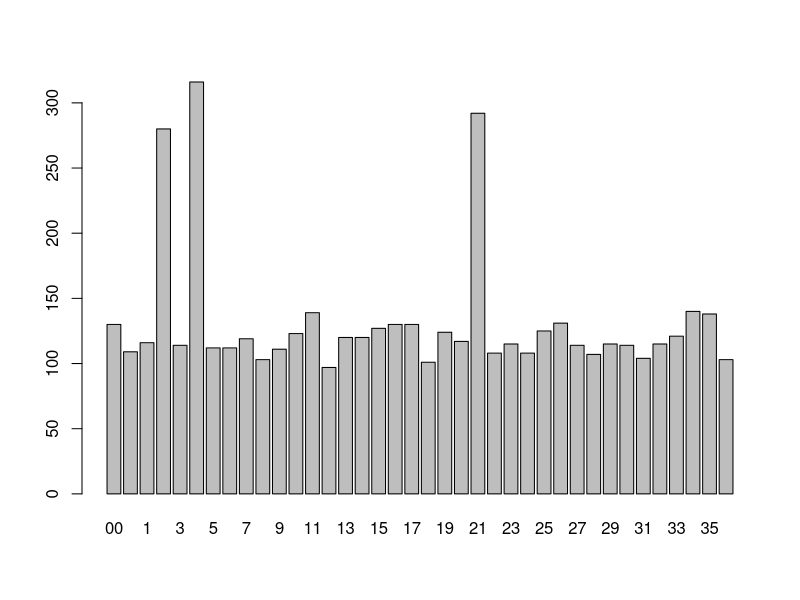
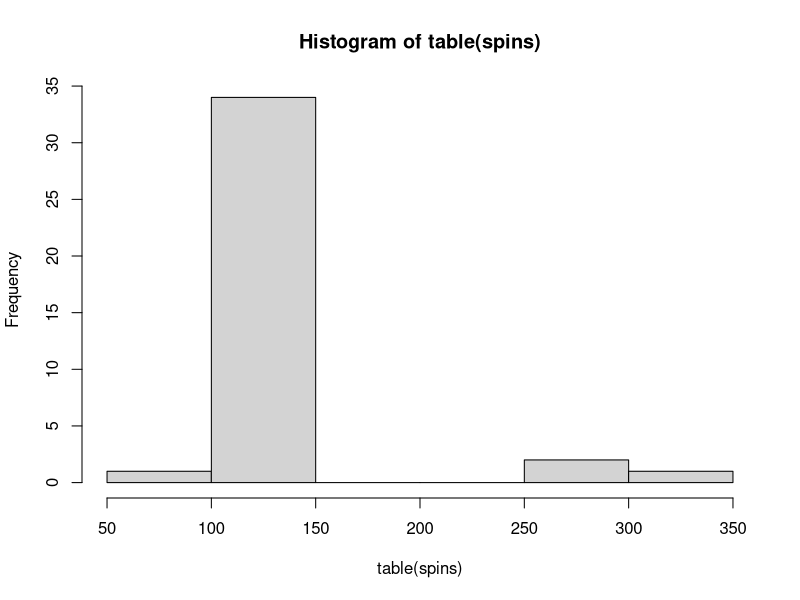
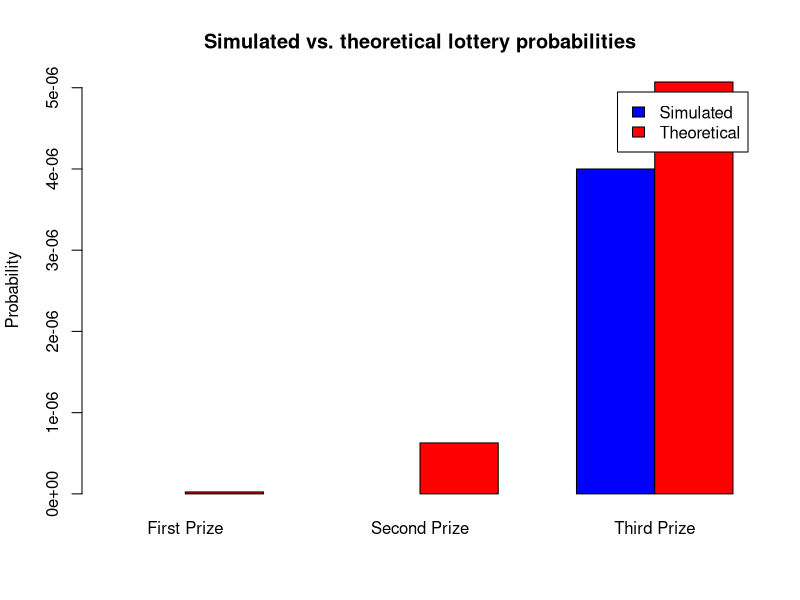

The R script that drew these images, in order:
#Stat80A Final
#Darren Ung, Phoebe Mason, Andrew Byi

# ```{r setup, include=FALSE}
# knitr::opts_chunk$set(echo = TRUE)
# ```
# 
# # Making figures the right size
# 
# If you try to plot something directly, you might get something that looks 
# not quite right (longer or shorter in one dimension than it should be):
# 
# ```{r}
# plot(1:9, 1:9)
# ```
# 
# To change the size and shape manually, follow these steps:
#   
#   First, click the gear icon (next to "Knit") and then click "Chunk Output in 
# Console". (Do this now.) Now, plots will appear in the "Plots" window in 
# RStudio.
# 
# ```{r}
# plot(1:9, 1:9)
# ```
# 
# Now, you can click and drag the border between this window (the file you are 
#                                                             editing) and the "Plots" window until the shape and size of the plot looks 
# good.
# 
# Once the plot looks good, go to the Console and type `dev.size()`, and hit 
# Enter. You'll get two numbers output; let's call them x and y. Insert a chunk 
# and where it says {r}, instead write 
# 
# {r, fig.dim = 2 * c(x, y), fig.align = 'center'}
# 
# (but instead of x and y, put the actual numbers output by `dev.size()`). It's 
# fine to round the numbers to the nearest tenth (one decimal place). The chunk 
# should now look like this:
# 
# ```{r, fig.dim = 2 * c(3.2, 3.4), fig.align='center'}
# plot(1:9, 1:9)
# ```
# 
# The two numbers 3.2 and 3.4 might be different for you; it depends on your 
# computer. Everything else should be the same.

# Problem 1 Hint

# 38 pockets
# 
# each has probability 1/38
# 
# I want to bias one pocket (00) by adding 0.07 probability to it.
# 
# ```{r}
pockets <- c("00", 0:36)
pockets
biased_pockets <- c(2, 4, 21)
biased_prob <- 0.028

#this is to find probability of unbiased pockets after applying the biased ones
remaining_prob <- 1 - 3/38 - (biased_prob * 3)
remaining_prob
prob_each <- remaining_prob / 35 # evenly distribute the remaining probability over the other pockets
prob_each
probs <- ifelse(pockets %in% biased_pockets, 1/38 + biased_prob, prob_each)
#probs <- c(1/38 + 0.028, 1/38 + 0.028, 1/38 + 0.028, rep(prob_each, 35)) # put all those probabilities into the same vector
probs
sum(probs) # check that the probabilities still sum to 1

# you'll have to modify this when more than one pocket is biased
# ```
# 
# ```{r}
# sample like in previous homeworks
num_sims = 5000
spins <- sample(pockets, size = num_sims, replace = TRUE, prob = probs)
spins <- factor(spins, levels = c("00", 0:36)) # sorts the plot labels from 00 to 36 

# table gets the frequencies
# barplot makes the plot
barplot(table(spins))
hist(table(spins))
# ```






# Problem 2
# 
# For each lottery draw, randomly select 5 numbers from the range 1 to 47 and a Mega number from the range 1 to 27.
# 
# ```{r}
# for one day
set.seed(123)
# generate winning numbers of a single draw
winning_5_numbers <- sample(1:47, 5)
winning_mega_number <- sample(1:27, 1)

# simulate 500,000 lottery draws
prizes <- character(500000)
for(i in 1:500000) {
  player_5_numbers <- sample(1:47, 5)
  player_mega_number <- sample(1:27, 1)
  
  # match 5 numbers between win and player lottery
  matches_5 <- sum(player_5_numbers %in% winning_5_numbers)
  match_mega <- player_mega_number == winning_mega_number
  
  # issue out prizes
  if(matches_5 == 5 && match_mega) {
    prizes[i] <- "first prize"
  } else if(matches_5 == 5 && !match_mega) {
    prizes[i] <- "second prize"
  } else if(matches_5 == 4 && match_mega) {
    prizes[i] <- "third prize"
  } else {
    prizes[i] <- "no prize"
  }
}

# calculate prize occurrence
prize_counts <- table(prizes)
print(prize_counts)

# calculate simulated probabilities
simulated_probabilities <- prize_counts / 500000
print(simulated_probabilities)

# calculate theoretical/analytic probabilities

# total combos: C(47, 5) * 27 -- essentially the first prize already
first_prize_theoretical <- 1 / (choose(47, 5) * 27)
# second prize: C(47,5) ways to choose 5 numbers correctly, 26/27 ways to choose Mega incorrectly
second_prize_theoretical <- 1 / (choose(47, 5)) * (26 / 27)
# third prize: ways to match 4 out of 5: C(5,4) * C(42,1) = 5 * 42 = 210
# Probability = [C(5,4) * C(42,1)] / [C(47,5)] * (1/27)
third_prize_theoretical <- (choose(5, 4) * choose(42, 1)) / choose(47, 5) * (1 / 27)

# print theoretical probabilities
cat("Theoretical probabilities:\n")
cat("First prize:", first_prize_theoretical, "\n")
cat("Second prize:", second_prize_theoretical, "\n")
cat("Third prize:", third_prize_theoretical, "\n")

# compare simulated and theoretical probabilities
comparison <- data.frame(
  Prize = c("First Prize", "Second Prize", "Third Prize"),
  Simulated = c(
    simulated_probabilities["first prize"], 
    simulated_probabilities["second prize"], 
    simulated_probabilities["third prize"]
  ),
  Theoretical = c(
    first_prize_theoretical,
    second_prize_theoretical,
    third_prize_theoretical
  )
)

# column for the ratio of simulated to theoretical
comparison$Ratio <- comparison$Simulated / comparison$Theoretical

# print comparison
print(comparison)

# plot the results for visualization
barplot(
  rbind(comparison$Simulated, comparison$Theoretical),
  beside = TRUE,
  names.arg = comparison$Prize,
  col = c("blue", "red"),
  main = "Simulated vs. theoretical lottery probabilities",
  ylab = "Probability",
  legend.text = c("Simulated", "Theoretical")
)